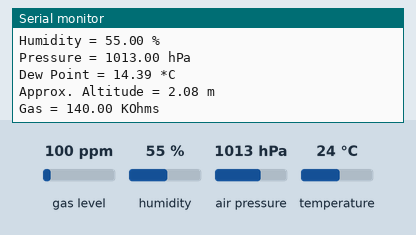
Bench run of a sketch on a simulated Arduino Uno, built with avr-gcc and run on an emulated ATmega328P. Parts: the last lines printed to the serial monitor. Inputs (shaded band) come from the test bench; at power-on: gas level 100 ppm, humidity 55 %, air pressure 1013 hPa, temperature 24 °C.

Above: at 1.2 s.
1.3 s: gas level set to 20 ppm
At 3.4 s:
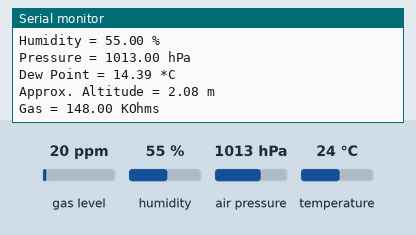
3.8 s: humidity set to 22 %
At 6.0 s:
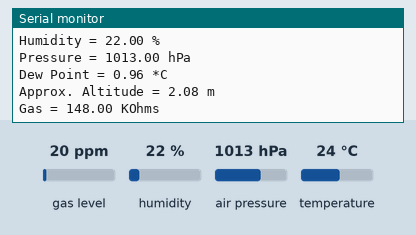
6.3 s: air pressure set to 952 hPa
At 7.9 s:
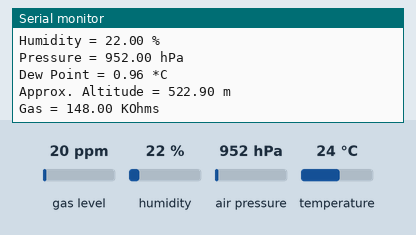
8.8 s: temperature set to 12 °C
At 9.6 s:
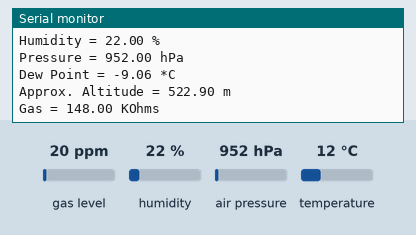
Timing chart, 0 to 11.8 s (numbered marks = the images above; inputs shaded):
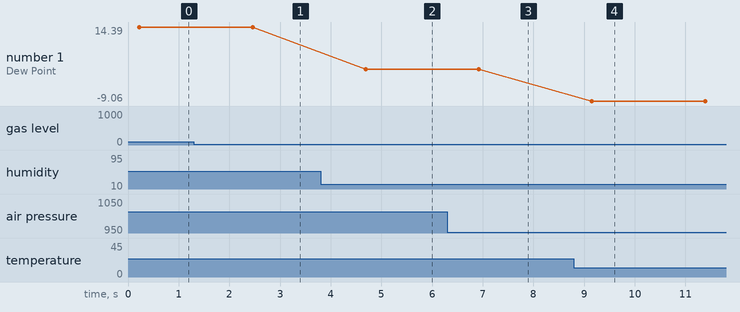

Measured:
- after the input at 1.3 s, the serial monitor: prints a new line after 1.2 s (image 1)
- after the input at 3.8 s, the serial monitor: prints a new line after 0.85 s (image 2)
- after the input at 6.3 s, the serial monitor: prints a new line after 0.60 s (image 3)
- after the input at 8.8 s, the serial monitor: prints a new line after 0.28 s (image 4)
- plotted number 1: 14.39 → 0.96 after the input at 3.8 s, 0.96 → -9.06 after the input at 8.8 s

The sketch:

erfacing_BME680_with_Arduino_also_measure_Indoor_Air_Quality.ino
```cpp
#include <Wire.h>
//including the BME680 sensor libraries
#include <Adafruit_Sensor.h>
#include "Adafruit_BME680.h"

#define SEALEVELPRESSURE_HPA (1013.25)

Adafruit_BME680 bme; // I2C

void setup()
{
  Serial.begin(9600);
  while (!Serial);
  Serial.println(F("BME680 test"));

  if (!bme.begin())
  {
    Serial.println("Could not find a valid BME680 sensor, check wiring!");
    while (1);
  }

  // Set up oversampling and filter initialization
  bme.setTemperatureOversampling(BME680_OS_8X);
  bme.setHumidityOversampling(BME680_OS_2X);
  bme.setPressureOversampling(BME680_OS_4X);
  bme.setIIRFilterSize(BME680_FILTER_SIZE_3);
  bme.setGasHeater(320, 150); // 320*C for 150 ms
}

void loop()
{
  if (! bme.performReading())
  {
    Serial.println("Failed to perform reading :(");
    return;
  }

  float temperature = bme.temperature;
  float pressure = bme.pressure / 100.0;
  float altitude = bme.readAltitude(SEALEVELPRESSURE_HPA);
  float humidity = bme.humidity;
  float gas = bme.gas_resistance / 1000.0;
  double dewPoint = dewPointFast(temperature, humidity);

  Serial.print("Temperature = ");
  Serial.print(temperature);
  Serial.println(" *C");

  Serial.print("Humidity = ");
  Serial.print(humidity);
  Serial.println(" %");

  Serial.print("Pressure = ");
  Serial.print(pressure);
  Serial.println(" hPa");

  Serial.print("Dew Point = ");
  Serial.print(dewPoint);
  Serial.println(" *C");

  Serial.print("Approx. Altitude = ");
  Serial.print(altitude);
  Serial.println(" m");

  Serial.print("Gas = ");
  Serial.print(gas);
  Serial.println(" KOhms");
  Serial.println();
  delay(2000);
}

double dewPointFast(double celsius, double humidity)
{
  double a = 17.271;
  double b = 237.7;
  double temp = (a * celsius) / (b + celsius) + log(humidity * 0.01);
  double Td = (b * temp) / (a - temp);
  return Td;
}
```
